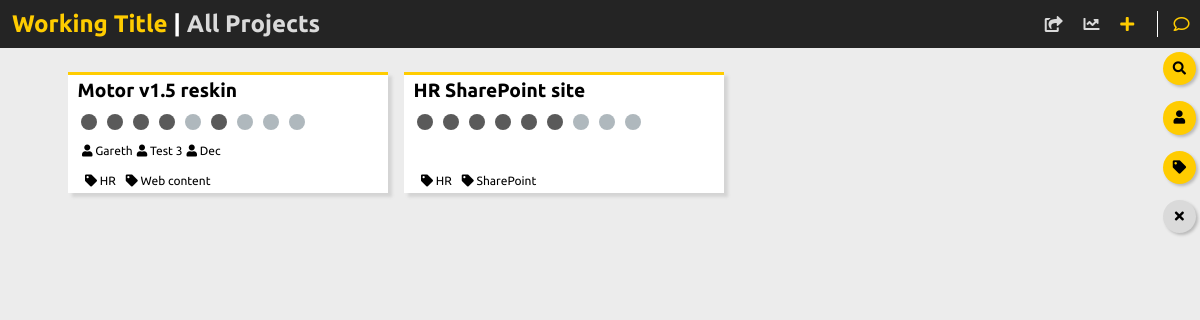
/index.php?tag=HR, run on the app's committed database.
### tables this page shows
CREATE TABLE "projects" (
	`PROJECT_ID`	INTEGER PRIMARY KEY AUTOINCREMENT,
	`PROJECT_NAME`	TEXT,
	`PROJECT_BODY`	TEXT,
	`PROJECT_TYPE`	TEXT,
	`PROJECT_DUE`	TEXT
);

CREATE TABLE "flags" (
	`FLAG_TYPE`	TEXT,
	`FLAG_TEXT`	TEXT
);

CREATE TABLE `assigned` (
	`PROJECT_ID`	INTEGER,
	`USER_USERNAME`	TEXT
);

CREATE TABLE `tags` (
	`PROJECT_ID`	INTEGER,
	`TAG_TEXT`	TEXT
);

### index.php (the view, shortened to what this page needs)
<html>
    <head>
        <?php include '/modules/head.php'; ?>
    </head>
    <body class="very-light">
        <?php
            include 'modules/database.php';
            $show_cancel_button = false;
            $search_parameters = '';
            if ( isset($_GET['tag']) and $_GET['tag']!="" ) {
                $search_string = urldecode($_GET['tag']);
                $query = 'SELECT PROJECT_ID FROM tags WHERE TAG_TEXT="' .$search_string . '"';
                $tagged_projects = $db->query($query);
                $id_array = array();
                while ( $project_id = $tagged_projects->fetchArray() ) {
                    array_push($id_array, $project_id[0]);
                }
                $search_parameters = implode(', ', $id_array);
                $search_parameters = ' WHERE PROJECT_ID IN (' . $search_parameters . ')';
                $show_cancel_button = true;
            }
            $query = 'SELECT PROJECT_ID, PROJECT_NAME, PROJECT_TYPE FROM projects' . $search_parameters;
            $all_projects = $db->query($query);
        ?>
        <?php include "modules/nav.php"; ?>
        <div class="search_menu">
            <div class="search">
                <form action="index.php" method="get">
                    <button id="search_toggle" type="button" class="button accent" title="Search by project title" onclick="document.getElementById('search_input').style.display='inline-block'; document.getElementById('search_button').style.display='inline-block'; document.getElementById('search_toggle').style.display='none';"><i class="fa fa-search" aria-hidden="true"></i></button>
                </form>
            </div>
            <div class="search">
                <form action="index.php" method="get">
                    <button id="user_toggle" type="button" class="button accent" title="Seach by assigend team member" onclick="document.getElementById('user_input').style.display='inline-block'; document.getElementById('user_button').style.display='inline-block'; document.getElementById('user_toggle').style.display='none';"><i class="fa fa-user" aria-hidden="true"></i></button>
                </form>
            </div>
            <div class="search">
                <form action="index.php" method="get">
                    <button id="tag_toggle" type="button" title="Search by tag" class="button accent"onclick="document.getElementById('tag_input').style.display='inline-block'; document.getElementById('tag_button').style.display='inline-block'; document.getElementById('tag_toggle').style.display='none';"><i class="fa fa-tag" aria-hidden="true"></i></button>
                </form>
            </div>
            <div class="search" <?php echo ($show_cancel_button)? '' : 'style="display: none"' ; ?>>
                <form action="index.php" method="get">
                    <a href="index.php"><button title="Clear search filters" id="tag_toggle" type="button" class="button medium"><i class="fa fa-times" aria-hidden="true"></i></button></a>
                </form>
            </div>
        </div>
        <div class="container">
            <?php
                while ( $project = $all_projects->fetchArray() ) {
                    $project_id = intval($project[0]);
                    $project_name = $project[1];
                    $project_type = $project[2];
                    $all_tags = $db->query('SELECT TAG_TEXT FROM tags WHERE PROJECT_ID=' . $project_id);
                    echo '
                        <div class="tile white">
                            <div class="name accent-border">
                                <a href="project.php?id=' .  $project_id . '">
                                    <h2>' . $project_name . '</h2>
                                </a>
                            </div>
                            <div class="body">
                                <div class="progress system">';
                    $status_history = $db->query('SELECT STATUS_TEXT FROM status WHERE PROJECT_ID=' . $project_id . ' ORDER BY STATUS_DATE ASC;');
                    $status_history_array = array();
                    while ( $past_status = $status_history->fetchArray() ){
                        array_push($status_history_array, $past_status[0]);
                    }
                    $status_filter = ($project_type=='PRINT')? 'STATUS" OR FLAG_TYPE="PRINT_STATUS' : 'STATUS';
                    $query = 'SELECT FLAG_TEXT FROM flags WHERE FLAG_TYPE="' . $status_filter . '"';
                    $available_status =  $db->query($query);
                    while ( $status = $available_status->fetchArray() ) {
                        if ( in_array($status[0], $status_history_array) ) {
                            echo '<div title="' . $status[0] . '" class="not-quite-that-dark"></div>';
                        } else {
                        echo '<div title="' . $status[0] . '" class="light"></div>';
                        }
                    }
                    echo '
                                </div>';
                    echo '
                                <div class="assigned">';
                    $assigned_array = $db->query('SELECT assigned.USER_USERNAME, users.USER_NAME FROM assigned INNER JOIN users ON assigned.USER_USERNAME=users.USER_USERNAME WHERE assigned.PROJECT_ID=' . $project_id);
                    while ( $assigned = $assigned_array->fetchArray() ) {
                            echo '<a href="index.php?assigned=' .  $assigned[0] . '"><div><span><i class="fa fa-user" aria-hidden="true"></i>&nbsp;' . $assigned[1] . '</div></a>';
                        }
                    echo '      </div>';
                    echo '
                                <div class="tags">';
                    while ( $tag = $all_tags->fetchArray() ) {
                        $tag_text = $tag[0];
                        echo '<a href="index.php?tag=' . $tag_text . '"><div><span><i class="fa fa-tag" aria-hidden="true"></i> ' . $tag_text  . '</span></div></a>';
                    }
                    echo '
                                </div>
                            </div>
                        </div>';
                }
            ?>
        </div>
    </body>
</html>

### styles/main.css (style rules this page uses)
body { margin: 0; padding: 0; font-family: 'Ubuntu', sans-serif; }
.white { background-color: #FFF; }
.very-light { background-color: #ECECEC; }
.light { background-color: #AFB8BD; }
.medium { background-color: #DADADA; }
.accent { background-color: #FFCC00; }
.accent-border { border-top: solid 3px #FFCC00; }
.not-quite-that-dark { background-color: #5A5A5A; }
.system { font-family: 'Source Code Pro', monospace; }
.container { margin: 0 auto; padding-top: 4em; width: 90%; display: flex; flex-wrap: wrap; align-items: flex-start; }
.tile { width: 20em; min-height: 7.5em; margin: 0.5em; box-shadow: 4px 4px 3px #D4D4D4; }
.tile .name { width: 100%; min-height: 1.25em; }
.name a { text-decoration: none; color: inherit; }
.name h2 { font-size: 1.2em; padding: 0 0.5em; margin: 5px 0 0 0; line-height: 1.1em; }
.tile .progress { margin: 0.5em; }
.tile .progress div { border-radius: 2vh; height: 2vh; min-width: 2vh; float: left; margin: 5px; line-height: 2vh; font-size: 0.75em; }
.tile .assigned { margin-left: 0.75em; padding-top: 2em; }
.tile .assigned div { height: 2vh; min-width: 4vh; float: left; margin: 2px; text-align: center; line-height: 2vh; font-size: 0.75em; }
.tile .tags { margin-left: 0.75em; padding-top: 1.75em; }
.tile .tags div { height: 2vh; min-width: 4vh; float: left; margin: 2px; text-align: center; line-height: 2vh; font-size: 0.75em; padding: 0.15em 0; }
.tile .tags div span { padding: 0 0.25em; }
.tile a { text-decoration: none; color: inherit; }
.search_menu { position: fixed; top: 3em; right: 0.25em; }
.search_menu form { text-align: right; }
.search { margin: 0.25em 0; }
.search_menu button { border-radius: 2em; height: 2.5em; width: 2.5em; border: 0; box-shadow: 2px 2px 3px #BABABA; }

### data on the page
projects: PROJECT_NAME "Motor v1.5 reskin"
assigned: assigned "Gareth"
assigned: assigned "Test 3"
assigned: assigned "Dec"
tags: TAG_TEXT "HR"
tags: TAG_TEXT "Web content"
projects: PROJECT_NAME "HR SharePoint site"
tags: TAG_TEXT "HR"
tags: TAG_TEXT "SharePoint"
